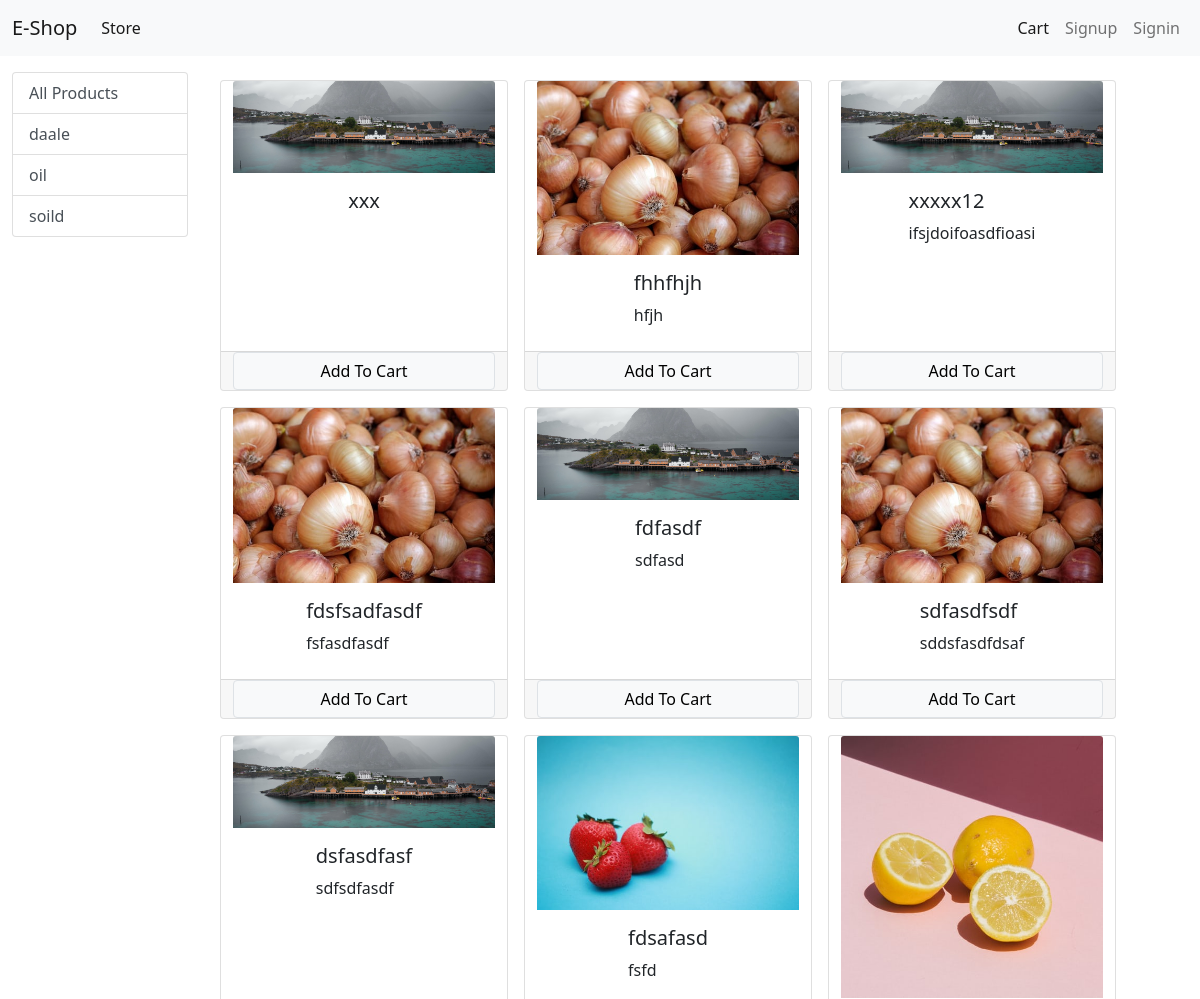
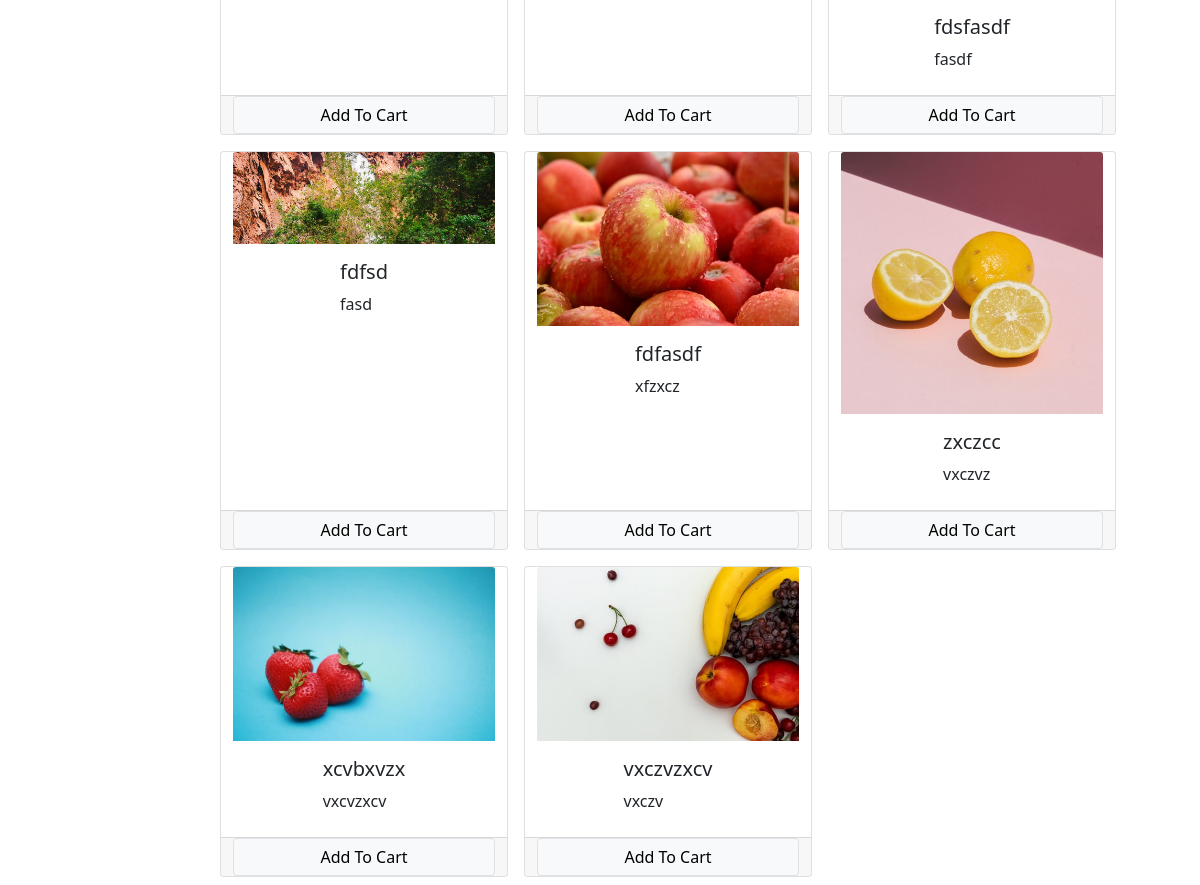
The page / on the database its author committed (2 pictures, top to bottom).
### store/models/category.py (models this page shows, shortened)
class Category(models.Model):
    name = models.CharField(max_length=50)
    @staticmethod
    def get_all_catogries():
        return Category.objects.all()

### store/models/product.py (models this page shows, shortened)
class Product(models.Model):
    name = models.CharField(max_length=50)
    category = models.ForeignKey(Category,on_delete=models.CASCADE)
    Price = models.IntegerField(default=0)
    description = models.CharField(max_length=200, default="")
    Date = models.DateField()
    image = models.ImageField(upload_to="upload/products/", default="")
    @staticmethod
    def get_all_product():
        return Product.objects.all()

### store/views/home.py (the view, shortened to what this page needs)
# urls.py: path('',home.index.as_view(),name="homepage"),
class index(View):
    def get(self,request):
        cart = request.session.get('cart')
        if not cart:
            request.session['cart']={}
        products = None
        categories = Category.get_all_catogries()
        data = {}
        categoryid = request.GET.get('category')  # get  category id when we will click
        if categoryid:
            products = Product.get_product_catogry_byid(categoryid)
        else:
            products = Product.get_all_product()
        data['products'] = products
        data['categories'] = categories
        return render(request, 'index.html', data)

### store/templatetags/cart.py (called while the page is built)
@register.filter(name='is_prd_in_cart')
def is_prd_in_cart(product , cart):
     keys = cart.keys()
     for id in keys:
         if int(id) == product.id:
             return True
     return False

### store/templates/index.html (shortened to what this page needs)
{% extends 'base.html' %}
{% block content %}
{% load cart %}
<div class="container-fluid mt-3">
    <div class="row">
        <div class="col-lg-2 mx-auto">
            <div class="list-group">
                <a href="/" class="list-group-item list-group-item-action">All Products</a>
                {% for category in categories %}
                <a href="/?category={{category.id}}"
                    class="list-group-item list-group-item-action">{{category.name}}</a>
                {% endfor %}
            </div>
        </div>
        <div id="products" class="col-lg-10 mx-auto">
            <div class="row mx-auto">
                {% for product in products %}
                <div class="card my-2 mx-2" id={{product.id}} style="width: 18rem;">
                    <img src={{product.image.url}} class="card-img-top" alt="...">
                    <div class="card-body mx-auto mb-2">
                        <h5 class="card-title">{{product.name}}</h5>
                        <p class="card-text">{{product.description}}</p>
                    </div>
                    <div class="card-footer p-0 row no-gutters">
                        {% if product|is_prd_in_cart:request.session.cart  %}
                        <div class="row no-gutters">
                            <form action="/#{{product.id}}" class="col-2" method="POST">
                                {% csrf_token %}
                                <input hidden type="text" name="product" value="{{product.id}}">
                                <input hidden type="text"  name="remove" value='True'>
                                <input type="submit" value="-" class="col-2 btn btn-block btn-secondary">
                            </form>
                            <div class="text-center col">{{product|cart_qty:request.session.cart}} in cart</div>
                            <form action="/#{{product.id}}" class="col-2" method="POST">
                                {% csrf_token %}
                                <input hidden type="text" name="product" value="{{product.id}}">
                                <input type="submit" value="+" class="col-2 btn btn-block btn-secondary">
                            </form>
                        </div>
                        {% else %}
                        <form action="/#{{product.id}}" method="POST" class="btn-block">
                            <input type="submit" class="float-right btn btn-light border
                                form-control" value="Add To Cart">
                        </form>
                        {% endif %}
                    </div>
                </div>
                {% endfor %}
            </div>
        </div>
    </div>
</div>
{% endblock %}

### rows shown on the page
Category: name "daale"
Category: name "oil"
Category: name "soild"
Product: {{ product.id }} 1 (drawn), image (picture), name "xxx"
Product: image (picture), name "fhhfhjh", description "hfjh"
Product: image (picture), name "xxxxx12", description "ifsjdoifoasdfioasi"
Product: image (picture), name "fdsfsadfasdf", description "fsfasdfasdf"
Product: image (picture), name "fdfasdf", description "sdfasd"
Product: image (picture), name "sdfasdfsdf", description "sddsfasdfdsaf"
Product: image (picture), name "dsfasdfasf", description "sdfsdfasdf"
Product: image (picture), name "fdsafasd", description "fsfd"
Product: image (picture), name "fdsfasdf", description "fasdf"
Product: image (picture), name "fdfsd", description "fasd"
Product: image (picture), name "fdfasdf", description "xfzxcz"
Product: image (picture), name "zxczcc", description "vxczvz"
Product: image (picture), name "xcvbxvzx", description "vxcvzxcv"
Product: image (picture), name "vxczvzxcv", description "vxczv"
